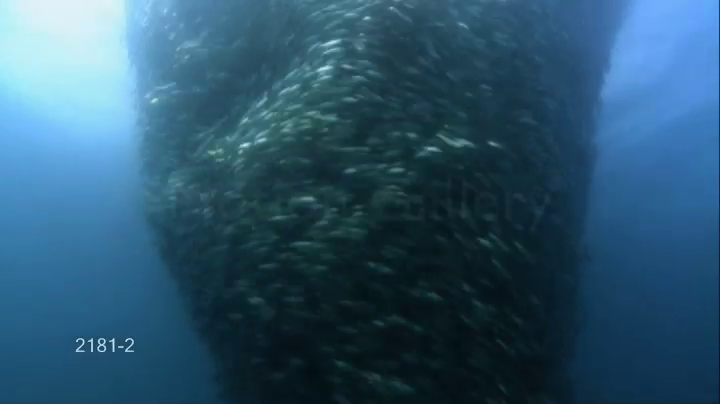
#> input picture frame 26 of 2181-2_70.mov, 720 x 404 px
$ python HeatMap.py
#> lines starting #> are read from the running program, lines starting #| are printed output that depends on the picture; after the words box and inside, x2 and y2 are one past the last pixel; in counts of white or black regions, pixels touching at a corner belong together
# HeatMap
import numpy as np
import cv2 as cv
from matplotlib import pyplot as plt

def process(img):
    img_gray = cv.cvtColor(img, cv.COLOR_BGR2GRAY)
    img_blur = cv.GaussianBlur(img_gray, (5, 5), 25)
    img_canny = cv.Canny(img_blur, 5, 50)
    kernel = np.ones((3, 3))
    img_dilate = cv.dilate(img_canny, kernel, iterations=4)
    img_erode = cv.erode(img_dilate, kernel, iterations=1)
    return img_erode

def get_contours(img, img_original):
    img_contours = img_original.copy()
    contours, hierarchies = cv.findContours(img, cv.RETR_TREE, cv.CHAIN_APPROX_NONE)

    cv.drawContours(img_contours, contours, -1, (0, 255, 0), -1)
    # If you want to omit smaller contours, loop through the detected contours, and only draw them on the image if they are at least a specific area. Don't forget to remove the line above if you choose the below block of code.
    # for cnt in contours:
    #     if cv2.contourArea(cnt) > 500:
    #         cv2.drawContours(img_contours, [cnt], -1, (0, 255, 0), -1)
    return img_contours
# Reading the video
cap = cv.VideoCapture('2181-2_70.mov')
# Reading the first frame from the video
suc, prev = cap.read()
#> prev is the input picture: shape (404, 720, 3); mean B, G, R 109.4, 85, 44.8
# ret, frame = cap.read()
# ret is a boolean variable that returns true if the frame is available.
# frame is an image array vector captured based on the default frames per second defined explicitly or implicitly
# Converting the frame to GrayScale
prevgray = cv.cvtColor(prev, cv.COLOR_BGR2GRAY)
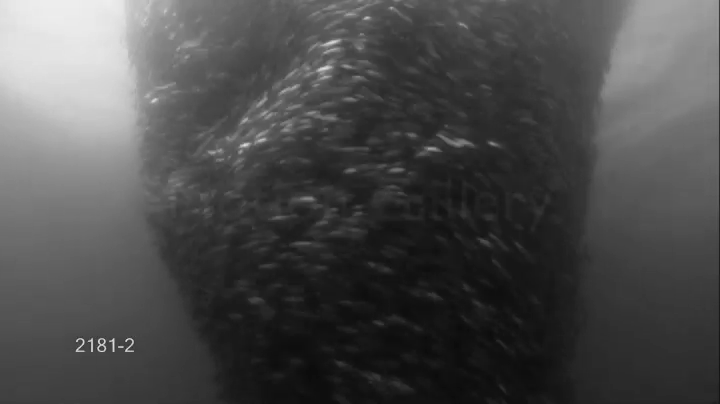
#> prevgray: shape (404, 720); min 11, max 238, mean 75.7
# Creating a np array of similar size to the frame
hsv = np.zeros_like(prev)
hsv[..., 1] = 255
# hsv.fill(255)
heat_map = np.zeros(prev.shape[:-1])

# We need to set resolutions.so, convert them from float to integer.
frame_width = int(cap.get(3))
frame_height = int(cap.get(4))
size = (frame_width, frame_height)

# Below VideoWriter object will create a frame of above defined The output is stored in 'HeatMap.avi' file.
result = cv.VideoWriter('HeatMap.avi',
                         cv.VideoWriter_fourcc(*'MJPG'),
                         10, size)
while True:
    # Reading a frame from video
    suc, img = cap.read()
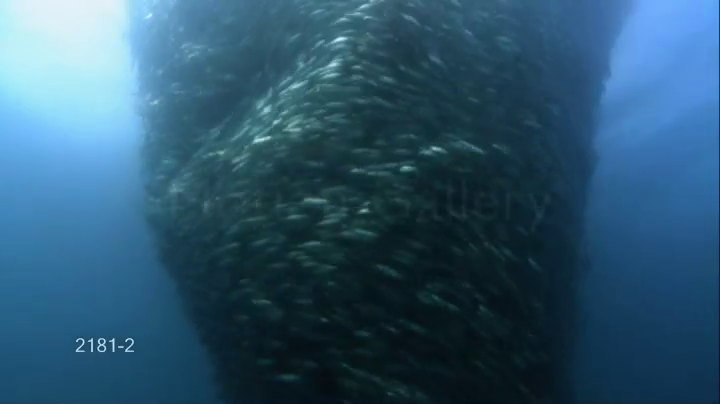
#> input picture frame 27 of 2181-2_70.mov, 720 x 404 px
#> img is the input picture: shape (404, 720, 3); mean B, G, R 110, 85.5, 45.6
    if not suc:
        print('No frames grabbed!')
        break
    # Create a blank 300x300 black image
    image = np.zeros((300, 300, 3), np.uint8)
    # Fill image with red color(set each pixel to red)
    image[:] = (0, 0, 255)

    # Converting the frame into GrayScale
    gray = cv.cvtColor(img, cv.COLOR_BGR2GRAY)
    #HeatMap
    diff = cv.absdiff(prev, img)
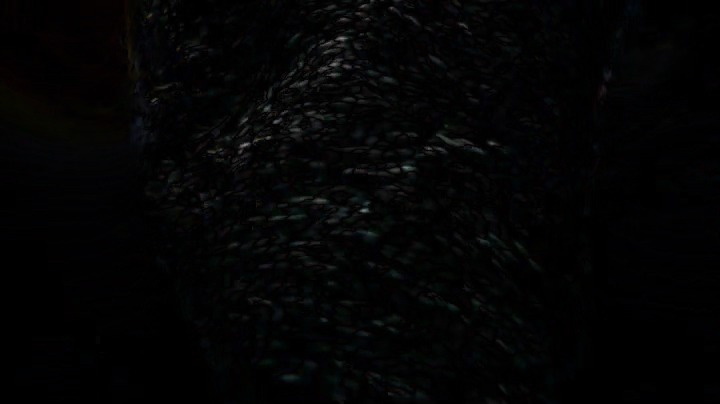
#> diff: shape (404, 720, 3); mean B, G, R 3.8, 3.6, 3.4
    img_contours = get_contours(process(diff), prev)
#> in process, `img_canny = cv.Canny(img_blur, 5, 50)`:
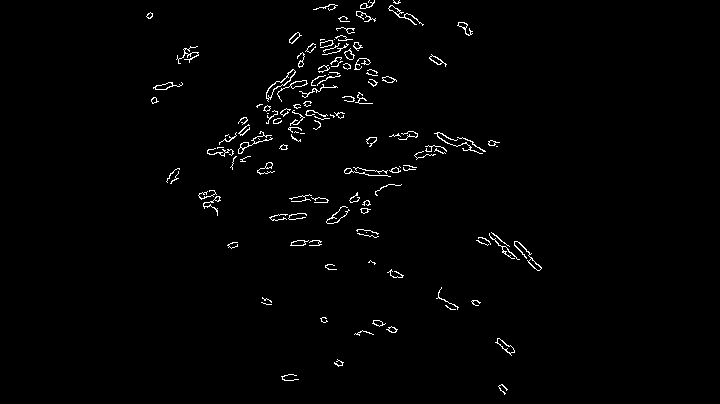
#> img_canny: shape (404, 720); 1.4% white in thin lines or dots, all inside (x1, y1, x2, y2) = (146, 0, 542, 395)
#> in process, `img_dilate = cv.dilate(img_canny, kernel, iterations=4)`: img_dilate: shape (404, 720); 10.7% white; 31 white regions, largest, box (x1, y1, x2, y2) and area: (203, 0, 401, 174) 12168, (322, 127, 504, 228) 5200, (472, 228, 546, 275) 1634
#> in process, `img_erode = cv.erode(img_dilate, kernel, iterations=1)`:
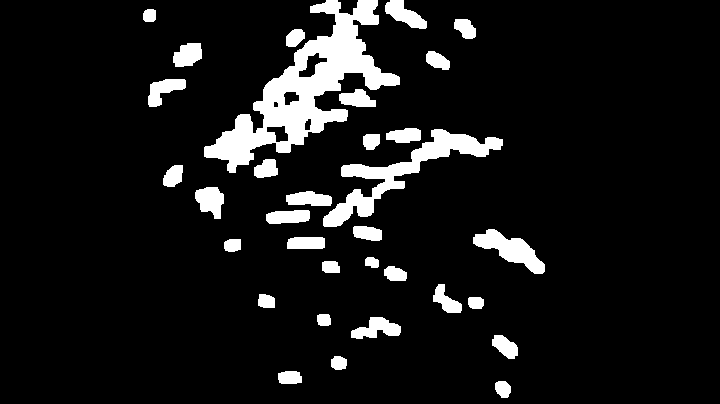
#> img_erode: shape (404, 720); 9% white; 33 white regions
#> in get_contours, `contours, hierarchies = cv.findContours(img, cv.RETR_TREE, cv.CHAIN_AP..`: contours = 38 contours; largest, box (x1, y1, x2, y2) and area: (204, 0, 400, 173) 10466, (323, 129, 503, 227) 3612, (473, 229, 545, 274) 1302, (195, 187, 224, 219) 590, (385, 0, 427, 29) 585
#> in get_contours, `cv.drawContours(img_contours, contours, -1, (0, 255, 0), -1)`:
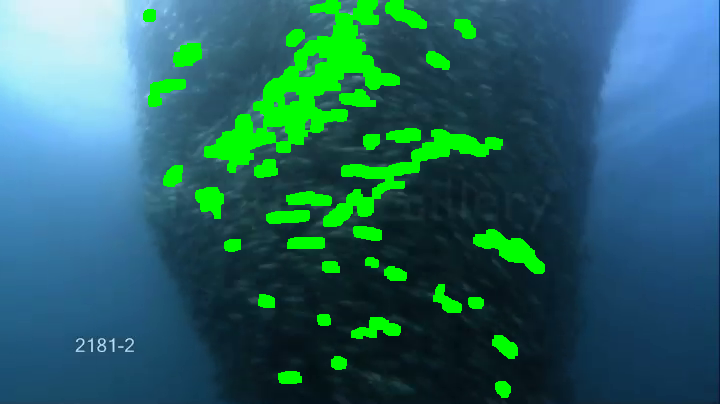
#> img_contours: shape (404, 720, 3); 8.98% of pixels changed, all inside (x1, y1, x2, y2) = (143, 0, 545, 398)
    heat_map[np.all(img_contours == [0, 255, 0], 2)] += 3 # The 3 can be tweaked depending on how fast you want the colors to respond
#> heat_map: shape (404, 720) float64; values 0 (black) and 3 (white), 9% white; 33 white regions, largest, box (x1, y1, x2, y2) and area: (204, 0, 400, 173) 10232, (323, 129, 503, 227) 3925, (473, 229, 545, 274) 1390
    heat_map[np.any(img_contours != [0, 255, 0], 2)] -= 3
    heat_map[heat_map < 0] = 0
    heat_map[heat_map > 255] = 255
    #  img[heat_map > 160] = img_mapped[heat_map > 160] Use this line to draw the heat map on the original video at a specific temperature range.
    #  For this it's where ever the temperature is above 160 (min is 0 and max is 255)
    img_mapped = cv.applyColorMap(heat_map.astype('uint8'), cv.COLORMAP_JET)
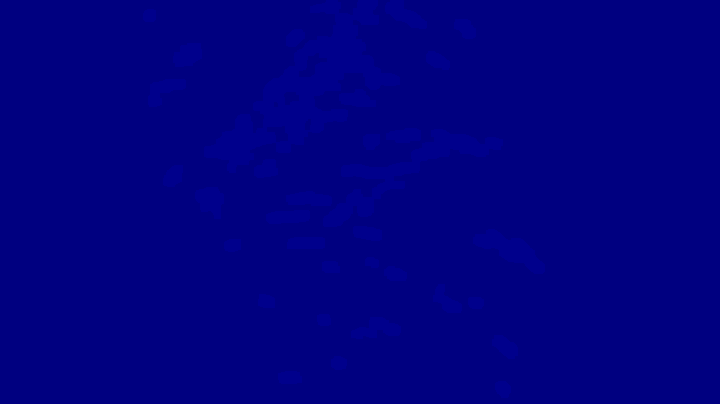
#> img_mapped: shape (404, 720, 3); mean B, G, R 129.1, 0, 0

    # Making the present frame as previous frame
    prevgray = gray

    # Write the frame into the file 'HeatMap.avi'
    result.write(img_mapped)
     # Display the frame saved in the file
    cv.imshow('original', img)
    cv.imshow("Heat Map", img_mapped)
    # Press q on keyboard to stop the process
    key = cv.waitKey(5)
#> (key q is pressed here)
    if key == ord('q'):
        # Break the loop
        break

## When everything done, release the video capture and video write objects
cap.release()
result.release()
# Destroying and closes all the windows
cv.destroyAllWindows()
print("The video was successfully saved")

$ run again, starting later in the video
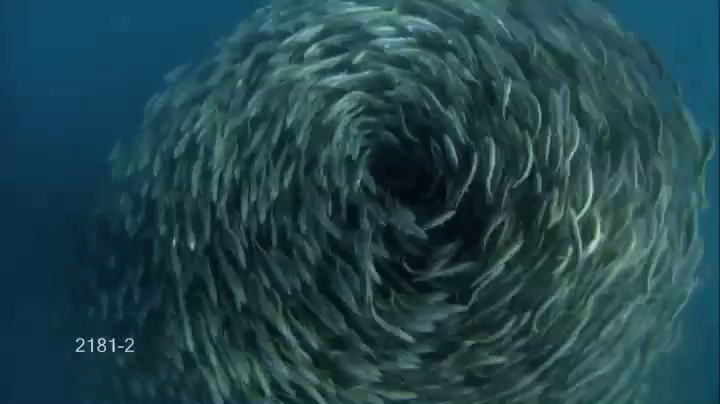
#> input picture frame 121 of 2181-2_70.mov, 720 x 404 px
#> prev is the input picture: shape (404, 720, 3); mean B, G, R 76.7, 69.4, 34.3
#> in process, `img_canny = cv.Canny(img_blur, 5, 50)`:
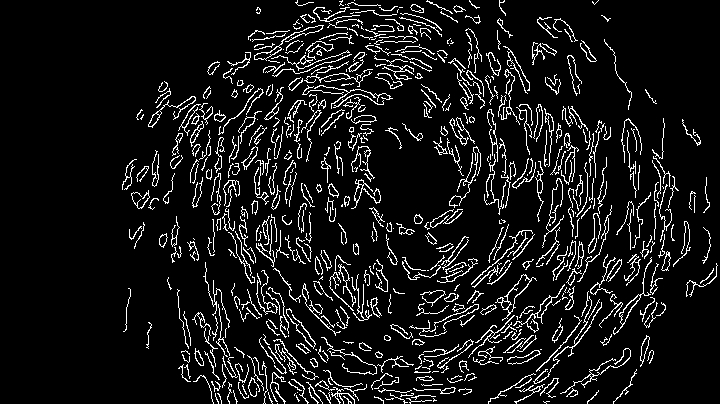
#> img_canny: shape (404, 720); 8.8% white in thin lines or dots, all inside (x1, y1, x2, y2) = (122, 0, 718, 404)
#> img_dilate: shape (404, 720); 54.8% white; 142 black regions (62 under 20 px), largest, box (x1, y1, x2, y2) and area: (0, 0, 301, 404) 73642, (507, 0, 720, 404) 31267, (370, 83, 456, 224) 6211
#> img_erode: shape (404, 720); 49.7% white; 16 white regions
#> contours = 124 contours, 19 with area under 20; largest, box (x1, y1, x2, y2) and area: (119, 0, 694, 404) 165620, (368, 81, 458, 226) 7939, (342, 265, 435, 362) 2553, (313, 194, 386, 273) 2457, (208, 233, 265, 355) 2128
#> in get_contours, `cv.drawContours(img_contours, contours, -1, (0, 255, 0), -1)`:
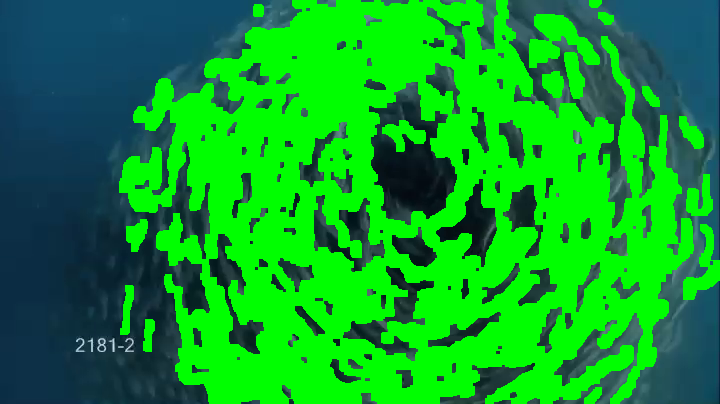
#> img_contours: shape (404, 720, 3); mean B, G, R 39.1, 159, 12.7

$ run again, starting later in the video
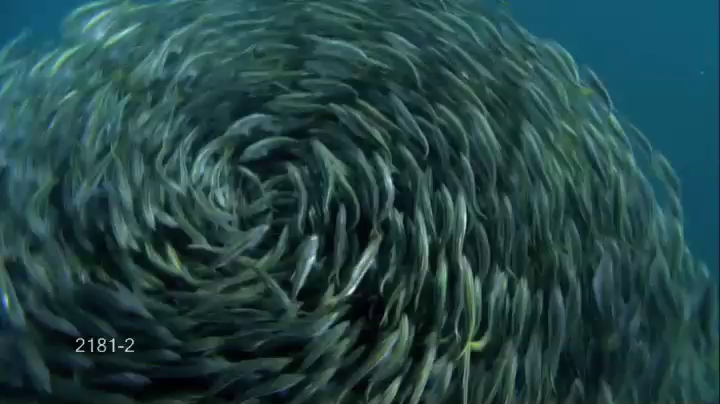
#> input picture frame 215 of 2181-2_70.mov, 720 x 404 px
#> prev is the input picture: shape (404, 720, 3); mean B, G, R 70.7, 69.9, 36.3
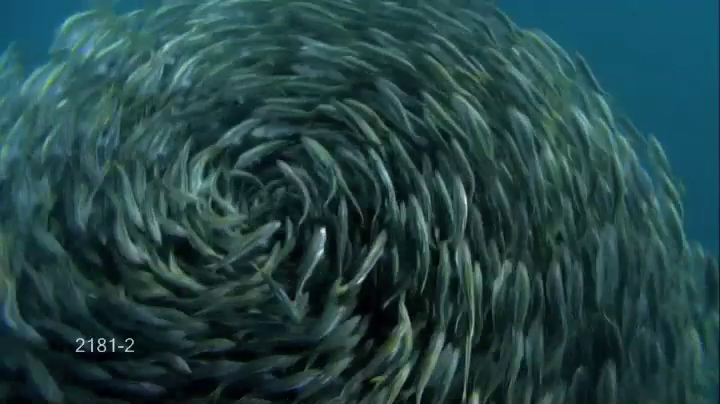
#> input picture frame 216 of 2181-2_70.mov, 720 x 404 px
#> img is the input picture: shape (404, 720, 3); mean B, G, R 70.2, 69, 35.8
#> img_canny: shape (404, 720); 14.1% white in thin lines or dots
#> img_dilate: shape (404, 720); 79.6% white; 225 black regions (111 under 20 px), largest, box (x1, y1, x2, y2) and area: (465, 0, 720, 276) 23546, (566, 297, 656, 404) 3493, (662, 287, 720, 404) 2519
#> img_erode: shape (404, 720); 74.6% white; 199 black regions (50 under 20 px)
#> contours = 175 contours, 29 with area under 20; largest, box (x1, y1, x2, y2) and area: (0, 0, 720, 404) 241370, (600, 175, 656, 313) 2458, (23, 240, 111, 353) 2048, (88, 188, 138, 291) 1624, (61, 99, 103, 176) 1290
#> in get_contours, `cv.drawContours(img_contours, contours, -1, (0, 255, 0), -1)`:
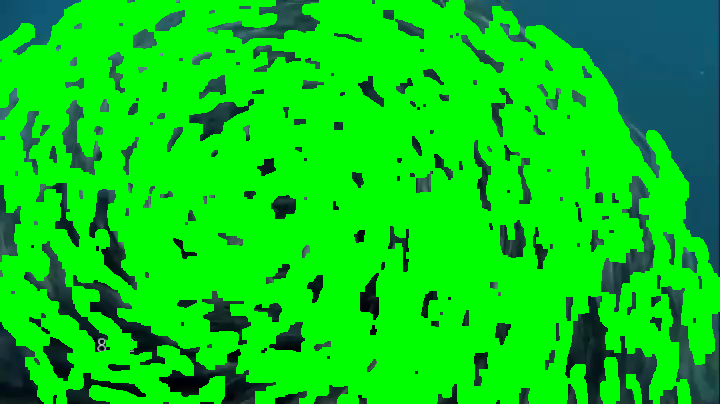
#> img_contours: shape (404, 720, 3); mean B, G, R 18.8, 207, 6.2
